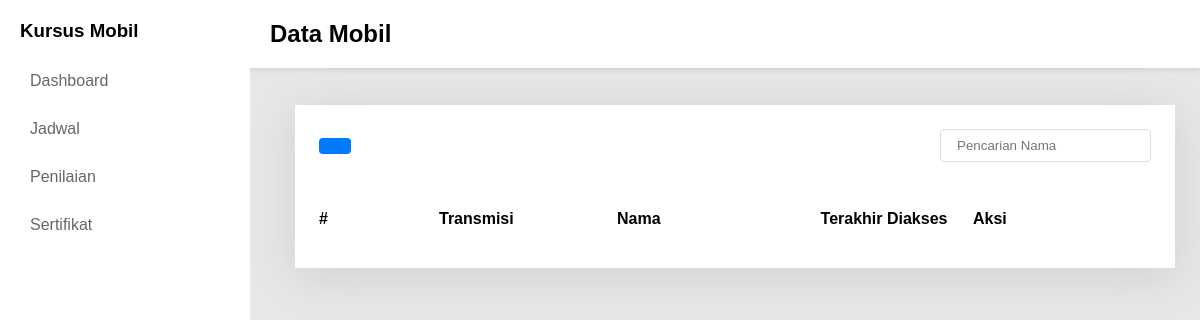
/cars/index.php, run on an earlier commit of the app's database.
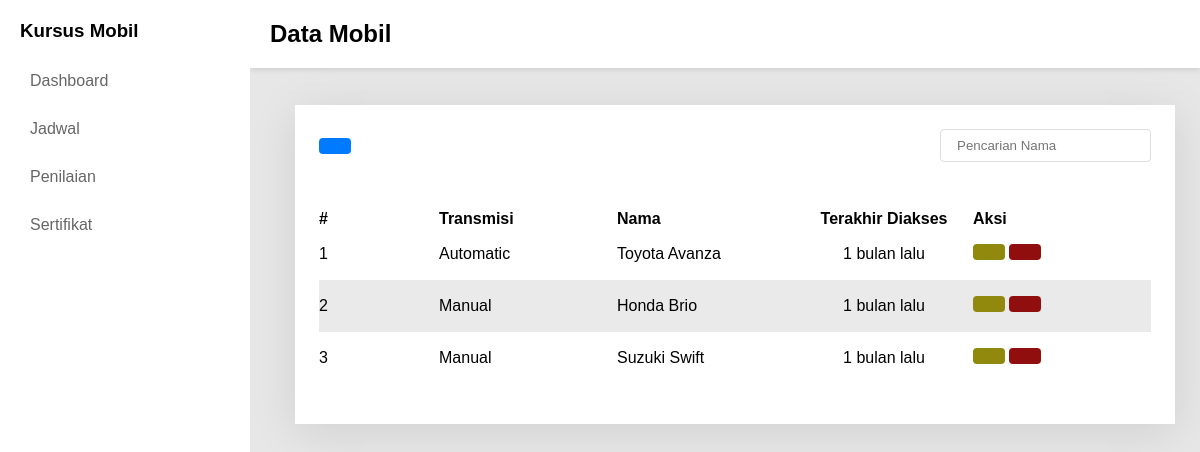
And on a later commit of the database.
### tables this page shows
CREATE TABLE cars (
    id INT AUTO_INCREMENT PRIMARY KEY,
    name VARCHAR(50) NOT NULL,
    transmission ENUM('manual', "automatic") NOT NULL,
    status ENUM("active", "non-active") DEFAULT 'active',
    created_at TIMESTAMP DEFAULT CURRENT_TIMESTAMP
);

### components/time_ago.php (called while the page is built, shortened)
<?php
function timeAgo(string $datetime): string {
    $timestamp = strtotime($datetime);
    $diff = time() - $timestamp;
    $units = [
        31536000 => 'tahun',
        2592000  => 'bulan',
        604800   => 'minggu',
        86400    => 'hari',
        3600     => 'jam',
        60       => 'menit',
        1        => 'detik'
    ];
    foreach ($units as $seconds => $label) {
        $value = floor($diff / $seconds);
        if ($value >= 1) {
            return "$value $label lalu";
        }
    }
    return 'baru saja';
}

### cars/index.php (the view, shortened to what this page needs)
<!DOCTYPE html>
<html lang="en">
<head>
  <link rel="stylesheet" href="../assets/css/style.css" />
</head>
<body>
  <?php sidebar() ?>
  <div class="content">
    <?php labelSidebar("Data Mobil") ?>
    <div class="content-body">
      <div class="container">
        <div action="" class="inputBx">
          <button class="btn primary" onclick="openModal('createModal')"><ion-icon name="add"></ion-icon></button>
          <input type="text" id="searchInput" placeholder="Pencarian Nama">
        </div>
        <div class="dataTable">
          <table id="dataTable">
            <thead>
              <tr>
                <th width="120">#</th>
                <th>Transmisi</th>
                <th>Nama</th>
                <th style="text-align: center;">Terakhir Diakses</th>
                <th>Aksi</th>
              </tr>
            </thead>
            <?php
            include_once("../database/connect.php");
            $Cars = mysqli_query($connect, "SELECT * FROM Cars ORDER BY created_at DESC");
            ?>
            <tbody>
              <?php while ($car = mysqli_fetch_object($Cars)): ?>
                <tr>
                  <td><?= $car->id ?></td>
                  <td style="text-transform: capitalize"><?= $car->transmission ?></td>
                  <td><?= $car->name ?></td>
                  <td style="text-align: center;"><?= timeAgo($car->created_at) ?></td>
                  <td>
                    <a href="?edit=<?= $car->id ?>" class="btn warning"><ion-icon name="create-outline"></ion-icon></a>
                    <a href="?delete=<?= $car->id ?>" class="btn danger" onclick="return confirm('Yakin hapus?')"><ion-icon name="trash-bin-outline"></ion-icon></a>
                  </td>
                </tr>
              <?php endwhile ?>
            </tbody>
          </table>
        </div>
      </div>
    </div>
  </div>
</body>
</html>

### components/sidebar.php (shortened to what this page needs)
<?php function sidebar()
{ ?>
  <div class="sidebar">
    <div class="sidebar-action">
      <h3>Kursus Mobil</h3>
      <button class="toggle-btn" onclick="toggleSidebar()">
      </button>
    </div>
    <a href="../dashboard.php">Dashboard</a>
    <?php if ($_SESSION['roles'] == "admin"): ?>
      <button class="dropdown" onclick="toggleDropdown()">Kelola <span>▼</span></button>
      <div class="dropdown-content" id="dropdown-content">
        <a href="../students/index.php">Pengemudi</a>
        <a href="../instructors/index.php">Instruktur</a>
        <a href="../courses/index.php">Kursus</a>
        <a href="../cars/index.php">Mobil</a>
      </div>
      <a href="#">Laporan</a>
    <?php elseif ($_SESSION['roles'] == "instructor"): ?>
      <a href="#">Jadwal</a>
      <a href="">Penilaian</a>
    <?php else: ?>
      <a href="#">Jadwal</a>
      <a href="#">Penilaian</a>
      <a href="#">Sertifikat</a>
    <?php endif ?>
  </div>
<?php } ?>

### components/label_sidebar.php (shortened to what this page needs)
<?php function labelSidebar($title)
{ ?>
  <div class='fixed-header'>
    <h2><?= $title ?></h2>
  </div>
<?php } ?>

### assets/css/style.css (style rules this page uses)
* { margin: 0; padding: 0; box-sizing: border-box; font-family: "Inter Tight", sans-serif; }
a { display: inline-block; text-decoration: none; }
button { outline: none; border: none; display: flex; align-items: center; }
body { display: flex; flex-direction: row; background: #e7e7e7; }
.sidebar { width: 250px; height: 100vh; background: #fff; padding: 20px; position: fixed; transition: width 0.3s; overflow: hidden; z-index: 10; }
.sidebar a, .sidebar .dropdown { transition: 0.3s; opacity: 0.75; }
.sidebar h3 { transition: opacity 0.3s; }
.sidebar a { display: block; padding: 10px; color: #333; margin-bottom: 10px; }
.sidebar-action { display: flex; justify-content: space-between; align-items: center; margin-bottom: 20px; }
.toggle-btn { background: transparent; color: 222; border: none; padding: 5px 10px; cursor: pointer; border-radius: 5px; font-size: 1.5em; }
.content { position: relative; margin-left: 270px; padding: 25px; width: calc(100% - 270px); transition: margin-left 0.3s; }
.fixed-header { position: fixed; top: 0; right: 0; width: calc(100% - 250px); background: white; padding: 20px; box-shadow: 0 2px 5px rgba(0, 0, 0, 0.1); display: flex; justify-content: space-between; }
.content-body { margin-top: 80px; background: #fff; padding: 24px; box-shadow: 0px 8px 45px rgba(0, 0, 0, 0.1); }
.inputBx { width: 100%; display: flex; justify-content: space-between; align-items: center; margin-bottom: 48px; }
.btn { padding: 8px 16px; border-radius: 4px; transition: 0.5s; }
.primary { background: #007bff; color: #fff; }
.warning { background: #91880e; color: #fff; }
.danger { background: #910e0e; color: #fff; }
input { border: 1px solid #ddd; outline: none; padding: 8px 16px; border-radius: 4px; }
.dataTable { display: flex; }
table { width: 100%; border-collapse: collapse; table-layout: fixed; }
tr { text-align: left; }
td { padding: 16px 0; }
thead { padding: 16px; }
tr:nth-child(even) { background: #eaeaea; }
.dataTable { margin: 16px 0; position: relative; width: 100%; border-radius: 8px; }

What changed in the data, as far as the page shows it:
added cars: id "1", transmission "Automatic", name "Toyota Avanza", created_at "1 bulan lalu"
added cars: id "2", transmission "Manual", name "Honda Brio", created_at "1 bulan lalu"
added cars: id "3", transmission "Manual", name "Suzuki Swift", created_at "1 bulan lalu"
